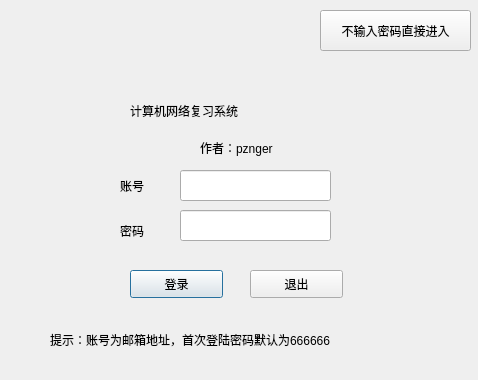
<?xml version="1.0" encoding="UTF-8"?>
<ui version="4.0">
 <class>LoginDialog</class>
 <widget class="QDialog" name="LoginDialog">
  <property name="geometry">
   <rect>
    <x>0</x>
    <y>0</y>
    <width>478</width>
    <height>380</height>
   </rect>
  </property>
  <property name="windowTitle">
   <string>LoginDialog</string>
  </property>
  <widget class="QLabel" name="imgLoginLabel">
   <property name="geometry">
    <rect>
     <x>0</x>
     <y>0</y>
     <width>481</width>
     <height>381</height>
    </rect>
   </property>
   <property name="text">
    <string/>
   </property>
   <property name="pixmap">
    <pixmap resource="imglogin.qrc">:/ikun.png</pixmap>
   </property>
  </widget>
  <widget class="QLabel" name="label_2">
   <property name="geometry">
    <rect>
     <x>120</x>
     <y>220</y>
     <width>72</width>
     <height>21</height>
    </rect>
   </property>
   <property name="text">
    <string>密码</string>
   </property>
  </widget>
  <widget class="QLineEdit" name="accountEdit">
   <property name="geometry">
    <rect>
     <x>180</x>
     <y>170</y>
     <width>151</width>
     <height>31</height>
    </rect>
   </property>
  </widget>
  <widget class="QLineEdit" name="codeEdit">
   <property name="geometry">
    <rect>
     <x>180</x>
     <y>210</y>
     <width>151</width>
     <height>31</height>
    </rect>
   </property>
   <property name="echoMode">
    <enum>QLineEdit::Password</enum>
   </property>
  </widget>
  <widget class="QPushButton" name="LoginButton">
   <property name="geometry">
    <rect>
     <x>130</x>
     <y>270</y>
     <width>93</width>
     <height>28</height>
    </rect>
   </property>
   <property name="text">
    <string>登录</string>
   </property>
  </widget>
  <widget class="QPushButton" name="pushButton_2">
   <property name="geometry">
    <rect>
     <x>250</x>
     <y>270</y>
     <width>93</width>
     <height>28</height>
    </rect>
   </property>
   <property name="text">
    <string>退出</string>
   </property>
  </widget>
  <widget class="QLabel" name="label_3">
   <property name="geometry">
    <rect>
     <x>120</x>
     <y>170</y>
     <width>61</width>
     <height>31</height>
    </rect>
   </property>
   <property name="text">
    <string>账号</string>
   </property>
  </widget>
  <widget class="QLabel" name="label">
   <property name="geometry">
    <rect>
     <x>130</x>
     <y>80</y>
     <width>381</width>
     <height>61</height>
    </rect>
   </property>
   <property name="styleSheet">
    <string notr="true">font: 36pt &quot;Agency FB&quot;;
font: 16pt &quot;Agency FB&quot;;</string>
   </property>
   <property name="text">
    <string>计算机网络复习系统</string>
   </property>
  </widget>
  <widget class="QLabel" name="label_4">
   <property name="geometry">
    <rect>
     <x>50</x>
     <y>330</y>
     <width>381</width>
     <height>20</height>
    </rect>
   </property>
   <property name="styleSheet">
    <string notr="true">font: 9pt &quot;幼圆&quot;;</string>
   </property>
   <property name="text">
    <string>提示：账号为邮箱地址，首次登陆密码默认为666666</string>
   </property>
  </widget>
  <widget class="QLabel" name="label_5">
   <property name="geometry">
    <rect>
     <x>0</x>
     <y>0</y>
     <width>91</width>
     <height>91</height>
    </rect>
   </property>
   <property name="text">
    <string/>
   </property>
   <property name="pixmap">
    <pixmap resource="sdust.qrc">:/sdust.png</pixmap>
   </property>
   <property name="scaledContents">
    <bool>true</bool>
   </property>
  </widget>
  <widget class="QLabel" name="label_7">
   <property name="geometry">
    <rect>
     <x>200</x>
     <y>140</y>
     <width>211</width>
     <height>16</height>
    </rect>
   </property>
   <property name="styleSheet">
    <string notr="true">font: 9pt &quot;Times New Roman&quot;;</string>
   </property>
   <property name="text">
    <string>作者：pznger</string>
   </property>
  </widget>
  <widget class="QPushButton" name="LoginButton_2">
   <property name="geometry">
    <rect>
     <x>320</x>
     <y>10</y>
     <width>151</width>
     <height>41</height>
    </rect>
   </property>
   <property name="text">
    <string>不输入密码直接进入</string>
   </property>
  </widget>
 </widget>
 <layoutdefault spacing="6" margin="11"/>
 <resources>
  <include location="imglogin.qrc"/>
  <include location="sdust.qrc"/>
 </resources>
 <connections/>
</ui>
